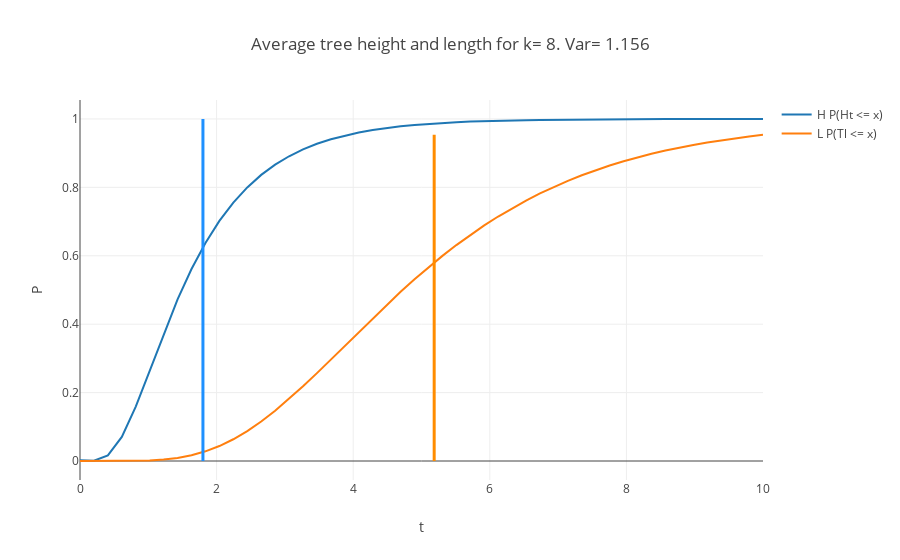

The notebook cell saved with this chart:
### Code cell
X_exp= list(np.linspace(0,10,50))

Hm= [prob_Hn(t,k) for t in X_exp]
mean_h= Hmean(k)
var_h= Varmean(k)

Lm= [LnT(t,k) for t in X_exp]
mean_l= meanLt(k)
var_l= varLn(k)

###

fig_c= [go.Scatter(
    x= X_exp,
    y= Hm,
    mode= 'lines',
    name= 'H P(Ht <= x)'
)]

fig_c.append(go.Scatter(
    x= X_exp,
    y= Lm,
    mode= 'lines',
    name= 'L P(Tl <= x)'
))

layout= go.Layout(
    title= 'Average tree height and length for k= {}. Var= {}'.format(k,round(var_h,3)),
    yaxis= dict(title= 'P'),
    xaxis= dict(title= 't'),
    shapes= [
        # Line Vertical
        {
            'type': 'line',
            'x0': mean_h,
            'y0': 0,
            'x1': mean_h,
            'y1': max(Hm),
            'line': {
                'color': 'rgb(30,144,255)',
                'width': 3,
            },
        },
            {
            'type': 'line',
            'x0': mean_l,
            'y0': 0,
            'x1': mean_l,
            'y1': max(Lm),
            'line': {
                'color': 'rgb(255,140,0)',
                'width': 3,
            },
        }]
)


Fig= go.Figure(data= fig_c, layout= layout)
iplot(Fig)

### Figure 1 — Plotly figure (JSON) as saved in the notebook; plotly's stock layout.template omitted (floating-point values rounded to 4 significant figures)
{"data": [{"mode": "lines", "name": "H P(Ht <= x)", "type": "scatter", "uid": "5256d406-d17f-4457-8c45-adc7c4e32be9", "x": [0, 0.2041, 0.4082, 0.6122, 0.8163, 1.02, 1.224, 1.429, 1.633, 1.837, 2.041, 2.245, 2.449, 2.653, 2.857, 3.061, 3.265, 3.469, 3.673, 3.878, 4.082, 4.286, 4.49, 4.694, 4.898, 5.102, 5.306, 5.51, 5.714, 5.918, 6.122, 6.327, 6.531, 6.735, 6.939, 7.143, 7.347, 7.551, 7.755, 7.959, 8.163, 8.367, 8.571, 8.776, 8.98, 9.184, 9.388, 9.592, 9.796, 10], "y": [0.002331, 0.0006669, 0.01651, 0.07049, 0.1592, 0.265, 0.3725, 0.4726, 0.5614, 0.6376, 0.702, 0.7556, 0.7999, 0.8365, 0.8664, 0.891, 0.911, 0.9274, 0.9408, 0.9517, 0.9606, 0.9679, 0.9738, 0.9786, 0.9826, 0.9858, 0.9884, 0.9906, 0.9923, 0.9937, 0.9949, 0.9958, 0.9966, 0.9972, 0.9977, 0.9982, 0.9985, 0.9988, 0.999, 0.9992, 0.9993, 0.9995, 0.9996, 0.9996, 0.9997, 0.9998, 0.9998, 0.9998, 0.9999, 0.9999]}, {"mode": "lines", "name": "L P(Tl <= x)", "type": "scatter", "uid": "1be97aeb-4799-46e3-b9d6-2f5709ebf8c1", "x": [0, 0.2041, 0.4082, 0.6122, 0.8163, 1.02, 1.224, 1.429, 1.633, 1.837, 2.041, 2.245, 2.449, 2.653, 2.857, 3.061, 3.265, 3.469, 3.673, 3.878, 4.082, 4.286, 4.49, 4.694, 4.898, 5.102, 5.306, 5.51, 5.714, 5.918, 6.122, 6.327, 6.531, 6.735, 6.939, 7.143, 7.347, 7.551, 7.755, 7.959, 8.163, 8.367, 8.571, 8.776, 8.98, 9.184, 9.388, 9.592, 9.796, 10], "y": [0, 8.084e-08, 7.306e-06, 8.868e-05, 0.0004748, 0.001628, 0.004219, 0.009031, 0.01683, 0.02827, 0.04377, 0.06353, 0.0875, 0.1154, 0.1469, 0.1814, 0.2183, 0.2569, 0.2967, 0.3371, 0.3775, 0.4175, 0.4566, 0.4947, 0.5313, 0.5664, 0.5997, 0.6313, 0.661, 0.6888, 0.7148, 0.739, 0.7614, 0.7822, 0.8014, 0.819, 0.8353, 0.8501, 0.8638, 0.8763, 0.8877, 0.8981, 0.9075, 0.9162, 0.924, 0.9312, 0.9377, 0.9436, 0.9489, 0.9538]}], "layout": {"shapes": [{"line": {"color": "rgb(30,144,255)", "width": 3}, "type": "line", "x0": 1.8, "x1": 1.8, "y0": 0, "y1": 0.9999}, {"line": {"color": "rgb(255,140,0)", "width": 3}, "type": "line", "x0": 5.186, "x1": 5.186, "y0": 0, "y1": 0.9538}], "title": {"text": "Average tree height and length for k= 8. Var= 1.156"}, "xaxis": {"title": {"text": "t"}}, "yaxis": {"title": {"text": "P"}}}}
